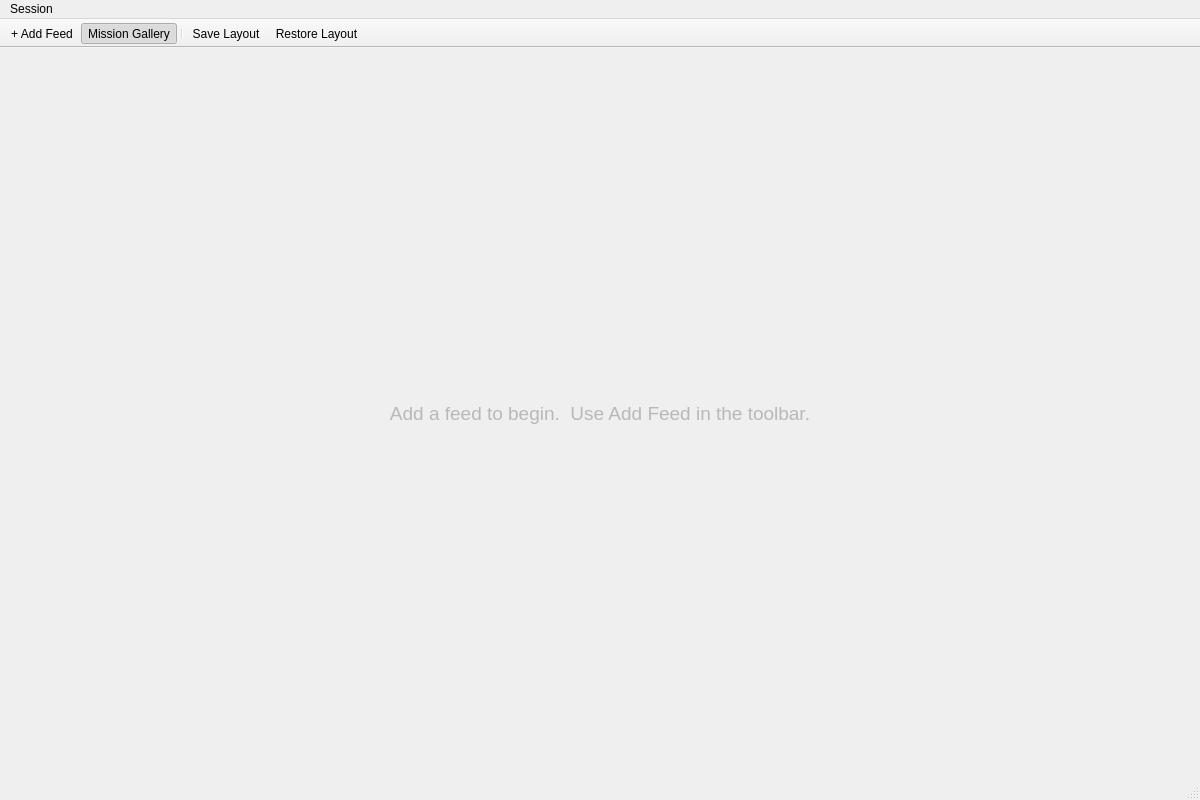
<?xml version="1.0" encoding="UTF-8"?>
<ui version="4.0">
 <class>FlightViewerWindow</class>
 <widget class="QMainWindow" name="FlightViewerWindow">
  <property name="geometry">
   <rect>
    <x>0</x>
    <y>0</y>
    <width>1200</width>
    <height>800</height>
   </rect>
  </property>
  <property name="windowTitle">
   <string>ADIAT Flight Viewer</string>
  </property>
  <widget class="QWidget" name="centralwidget">
   <layout class="QVBoxLayout" name="centralLayout">
    <item>
     <widget class="QLabel" name="placeholderLabel">
      <property name="text">
       <string>Add a feed to begin.  Use Add Feed in the toolbar.</string>
      </property>
      <property name="alignment">
       <set>Qt::AlignCenter</set>
      </property>
      <property name="font">
       <font>
        <pointsize>14</pointsize>
       </font>
      </property>
      <property name="styleSheet">
       <string notr="true">QLabel { color: palette(mid); }</string>
      </property>
     </widget>
    </item>
   </layout>
  </widget>
  <widget class="QMenuBar" name="menubar">
   <property name="geometry">
    <rect>
     <x>0</x>
     <y>0</y>
     <width>1200</width>
     <height>22</height>
    </rect>
   </property>
   <widget class="QMenu" name="menuSession">
    <property name="title">
     <string>Session</string>
    </property>
    <addaction name="actionAddFeed"/>
    <addaction name="actionToggleGallery"/>
    <addaction name="separator"/>
    <addaction name="actionSaveLayout"/>
    <addaction name="actionRestoreLayout"/>
    <addaction name="separator"/>
    <addaction name="actionClose"/>
   </widget>
   <addaction name="menuSession"/>
  </widget>
  <widget class="QStatusBar" name="statusbar"/>
  <widget class="QToolBar" name="mainToolBar">
   <property name="windowTitle">
    <string>Main Toolbar</string>
   </property>
   <property name="movable">
    <bool>false</bool>
   </property>
   <property name="floatable">
    <bool>false</bool>
   </property>
   <attribute name="toolBarArea">
    <enum>TopToolBarArea</enum>
   </attribute>
   <attribute name="toolBarBreak">
    <bool>false</bool>
   </attribute>
   <addaction name="actionAddFeed"/>
   <addaction name="actionToggleGallery"/>
   <addaction name="separator"/>
   <addaction name="actionSaveLayout"/>
   <addaction name="actionRestoreLayout"/>
  </widget>
  <action name="actionAddFeed">
   <property name="text">
    <string>+ Add Feed</string>
   </property>
   <property name="toolTip">
    <string>Pair with an ADIAT Mobile drone tablet using a 6-character code.</string>
   </property>
  </action>
  <action name="actionToggleGallery">
   <property name="text">
    <string>Mission Gallery</string>
   </property>
   <property name="checkable">
    <bool>true</bool>
   </property>
   <property name="checked">
    <bool>true</bool>
   </property>
   <property name="toolTip">
    <string>Show or hide the aggregate Mission Gallery panel.</string>
   </property>
  </action>
  <action name="actionSaveLayout">
   <property name="text">
    <string>Save Layout</string>
   </property>
   <property name="toolTip">
    <string>Save the current dock arrangement for next session.</string>
   </property>
  </action>
  <action name="actionRestoreLayout">
   <property name="text">
    <string>Restore Layout</string>
   </property>
   <property name="toolTip">
    <string>Apply the last saved dock arrangement.</string>
   </property>
  </action>
  <action name="actionClose">
   <property name="text">
    <string>Close Viewer</string>
   </property>
  </action>
 </widget>
 <resources/>
 <connections/>
</ui>
